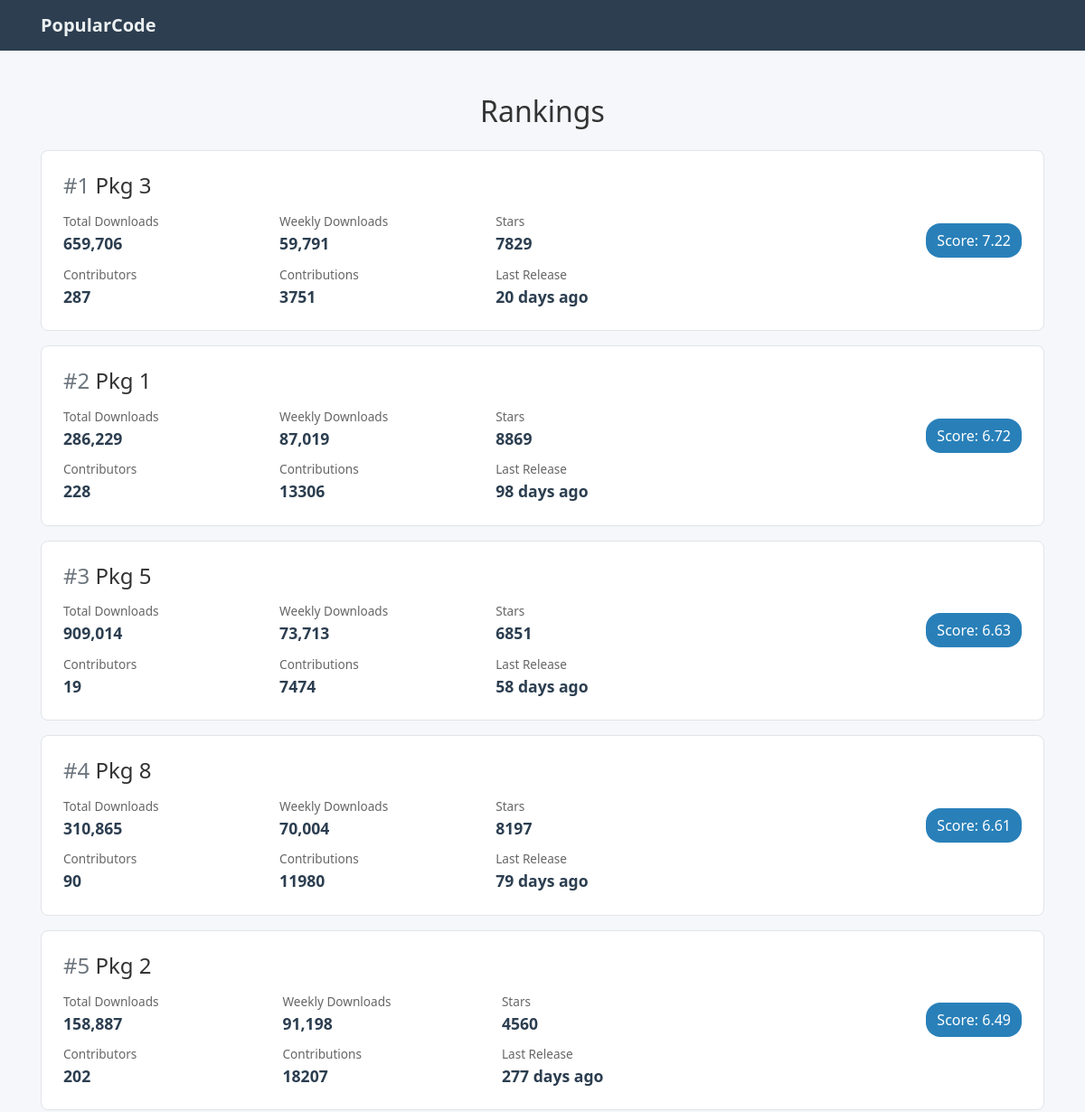
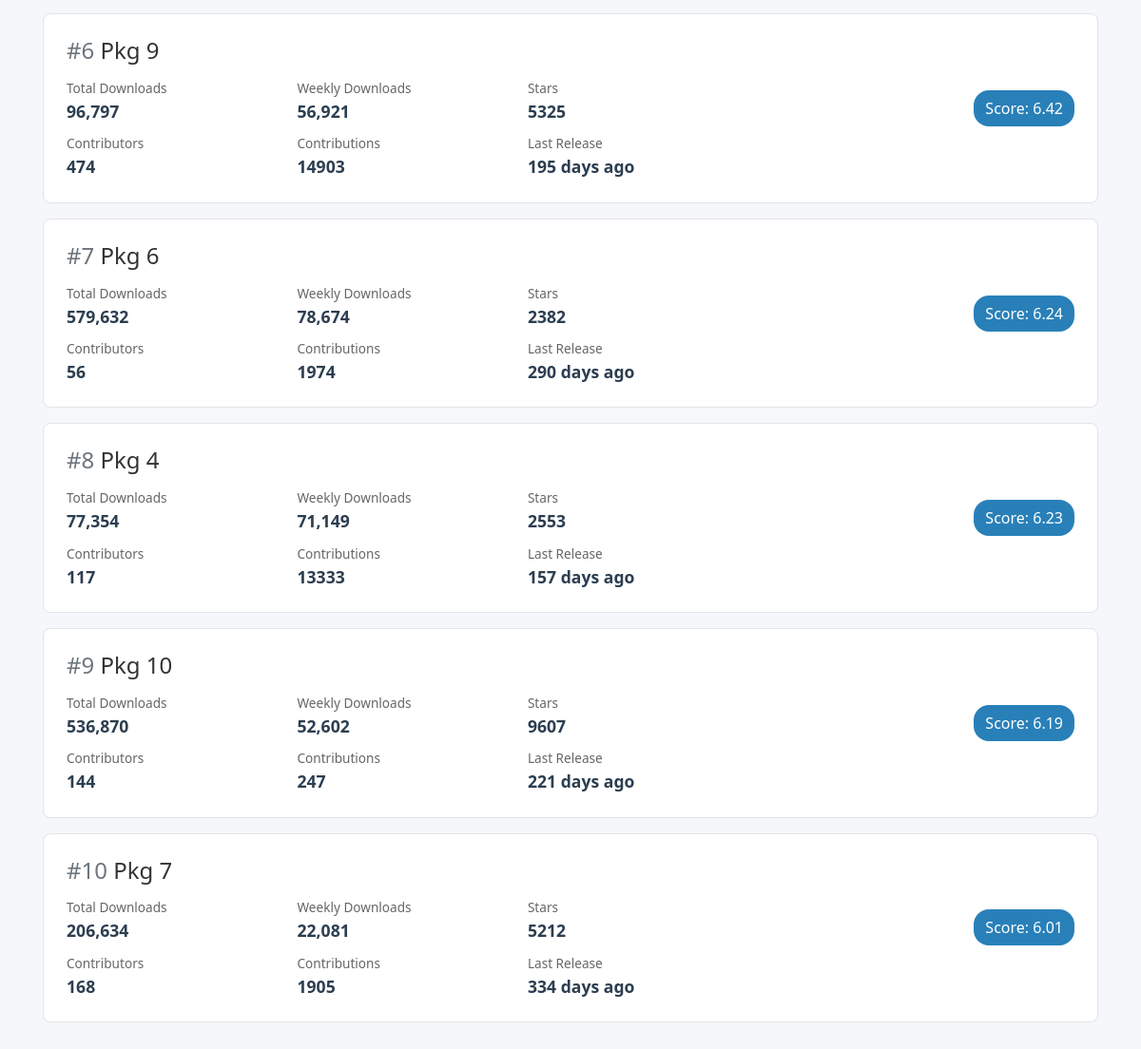
The page / on the database its author committed (2 pictures, top to bottom).
### rankings/models.py (models this page shows, shortened)
class Package(models.Model):
    name = models.CharField(max_length=100)
    total_downloads = models.IntegerField(default=0)
    weekly_downloads = models.IntegerField(default=0)
    stars = models.IntegerField(default=0)
    contributors = models.IntegerField(default=0)
    contributions = models.IntegerField(default=0)
    days_since_last_release = models.IntegerField(default=0)
    score = models.FloatField(default=0.0)
    def __str__(self):
        return self.name

### rankings/views.py (the view)
# urls.py: path('', show_rankings, name='show_rankings'),
def show_rankings(request):
    packages = Package.objects.all().order_by('-score')[:10]
    print(packages)  # Add this to debug
    return render(request, 'rankings.html', {'packages': packages})

### rankings/templates/rankings.html (shortened to what this page needs)
{% load static %}
{% load humanize %}
<!DOCTYPE html>
<html lang="en">
<head>
    <link href="https://stackpath.bootstrapcdn.com/bootstrap/4.5.2/css/bootstrap.min.css" rel="stylesheet">
</head>
<body>
<nav class="navbar navbar-expand-lg">
    <div class="container">
        <a class="navbar-brand" href="#">PopularCode</a>
    </div>
</nav>
<div class="container py-5">
    <h2 class="mb-4 text-center">Rankings</h2>
    {% if packages %}
        {% for package in packages %}
            <div class="package-card p-4">
                <div class="d-flex justify-content-between align-items-center">
                    <div>
                        <h4 class="mb-1">
                            <span class="text-muted">#{{ forloop.counter }}</span> {{ package.name }}
                        </h4>
                        <div class="row">
                            <div class="col-md-4 mt-2">
                                <span class="metric-label">Total Downloads</span><br>
                                <span class="metric-value">{{ package.total_downloads|intcomma }}</span>
                            </div>
                            <div class="col-md-4 mt-2">
                                <span class="metric-label">Weekly Downloads</span><br>
                                <span class="metric-value">{{ package.weekly_downloads|intcomma }}</span>
                            </div>
                            <div class="col-md-4 mt-2">
                                <span class="metric-label">Stars</span><br>
                                <span class="metric-value">{{ package.stars }}</span>
                            </div>
                            <div class="col-md-4 mt-2">
                                <span class="metric-label">Contributors</span><br>
                                <span class="metric-value">{{ package.contributors }}</span>
                            </div>
                            <div class="col-md-4 mt-2">
                                <span class="metric-label">Contributions</span><br>
                                <span class="metric-value">{{ package.contributions }}</span>
                            </div>
                            <div class="col-md-4 mt-2">
                                <span class="metric-label">Last Release</span><br>
                                <span class="metric-value">{{ package.days_since_last_release }} days ago</span>
                            </div>
                        </div>
                    </div>
                    <div class="text-right">
                        <span class="score-badge">Score: {{ package.score|floatformat:2 }}</span>
                    </div>
                </div>
            </div>
        {% endfor %}
    {% else %}
        <div class="alert alert-warning text-center">
            No packages found.
        </div>
    {% endif %}
</div>
</body>
</html>

### rankings/templates/rankings.html (style rules this page uses)
body { font-family: 'Segoe UI', Roboto, sans-serif; background-color: #f5f7fa; color: #333; }
.navbar { background-color: #2c3e50; }
.navbar-brand { color: #ecf0f1 !important; font-weight: bold; }
.package-card { background-color: #fff; border: 1px solid #e1e4e8; border-radius: 8px; margin-bottom: 1rem; transition: box-shadow 0.2s ease; }
.score-badge { font-size: 1rem; background-color: #2980b9; color: white; padding: 0.5em 0.75em; border-radius: 1rem; }
.metric-label { font-weight: 500; color: #666; font-size: 0.85rem; }
.metric-value { font-size: 1.1rem; font-weight: 600; color: #2c3e50; }

### rows shown on the page
Package: name "Pkg 3", total_downloads "659,706", weekly_downloads "59,791", stars "7829", contributors "287", contributions "3751", days_since_last_release "20", score "7.22"
Package: name "Pkg 1", total_downloads "286,229", weekly_downloads "87,019", stars "8869", contributors "228", contributions "13306", days_since_last_release "98", score "6.72"
Package: name "Pkg 5", total_downloads "909,014", weekly_downloads "73,713", stars "6851", contributors "19", contributions "7474", days_since_last_release "58", score "6.63"
Package: name "Pkg 8", total_downloads "310,865", weekly_downloads "70,004", stars "8197", contributors "90", contributions "11980", days_since_last_release "79", score "6.61"
Package: name "Pkg 2", total_downloads "158,887", weekly_downloads "91,198", stars "4560", contributors "202", contributions "18207", days_since_last_release "277", score "6.49"
Package: name "Pkg 9", total_downloads "96,797", weekly_downloads "56,921", stars "5325", contributors "474", contributions "14903", days_since_last_release "195", score "6.42"
Package: name "Pkg 6", total_downloads "579,632", weekly_downloads "78,674", stars "2382", contributors "56", contributions "1974", days_since_last_release "290", score "6.24"
Package: name "Pkg 4", total_downloads "77,354", weekly_downloads "71,149", stars "2553", contributors "117", contributions "13333", days_since_last_release "157", score "6.23"
Package: name "Pkg 10", total_downloads "536,870", weekly_downloads "52,602", stars "9607", contributors "144", contributions "247", days_since_last_release "221", score "6.19"
Package: name "Pkg 7", total_downloads "206,634", weekly_downloads "22,081", stars "5212", contributors "168", contributions "1905", days_since_last_release "334", score "6.01"
